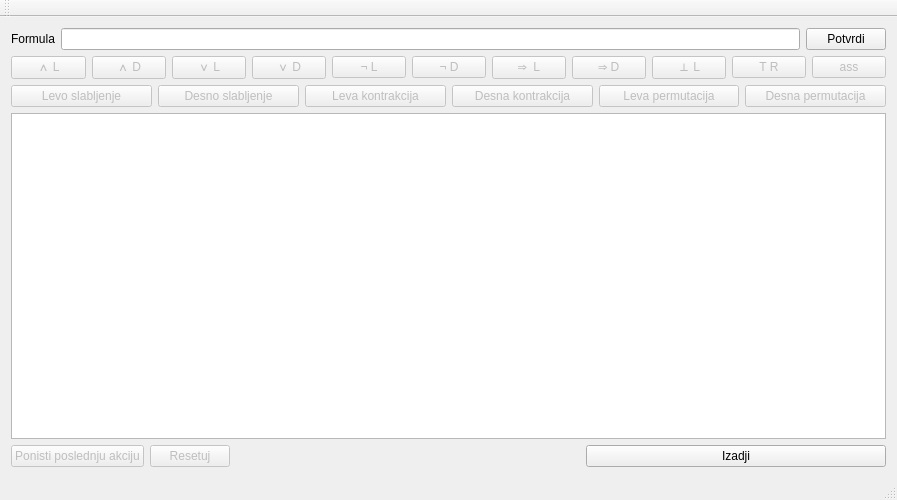
<?xml version="1.0" encoding="UTF-8"?>
<ui version="4.0">
 <class>MainWindow</class>
 <widget class="QMainWindow" name="MainWindow">
  <property name="enabled">
   <bool>true</bool>
  </property>
  <property name="geometry">
   <rect>
    <x>0</x>
    <y>0</y>
    <width>897</width>
    <height>500</height>
   </rect>
  </property>
  <property name="sizePolicy">
   <sizepolicy hsizetype="Preferred" vsizetype="Preferred">
    <horstretch>80</horstretch>
    <verstretch>80</verstretch>
   </sizepolicy>
  </property>
  <property name="minimumSize">
   <size>
    <width>500</width>
    <height>400</height>
   </size>
  </property>
  <property name="maximumSize">
   <size>
    <width>1350</width>
    <height>500</height>
   </size>
  </property>
  <property name="windowTitle">
   <string>MainWindow</string>
  </property>
  <widget class="QWidget" name="centralWidget">
   <layout class="QVBoxLayout" name="verticalLayout">
    <item>
     <layout class="QHBoxLayout" name="horizontalLayout_4">
      <item>
       <widget class="QLabel" name="label">
        <property name="text">
         <string>Formula</string>
        </property>
       </widget>
      </item>
      <item>
       <widget class="QLineEdit" name="lineEdit"/>
      </item>
      <item>
       <widget class="QPushButton" name="potvrdi">
        <property name="text">
         <string>Potvrdi</string>
        </property>
       </widget>
      </item>
     </layout>
    </item>
    <item>
     <layout class="QHBoxLayout" name="horizontalLayout_5">
      <item>
       <widget class="QPushButton" name="andLeft">
        <property name="enabled">
         <bool>false</bool>
        </property>
        <property name="text">
         <string>∧ L</string>
        </property>
       </widget>
      </item>
      <item>
       <widget class="QPushButton" name="rightAnd">
        <property name="enabled">
         <bool>false</bool>
        </property>
        <property name="text">
         <string>∧ D</string>
        </property>
       </widget>
      </item>
      <item>
       <widget class="QPushButton" name="orLeft">
        <property name="enabled">
         <bool>false</bool>
        </property>
        <property name="text">
         <string>∨ L</string>
        </property>
       </widget>
      </item>
      <item>
       <widget class="QPushButton" name="orRight">
        <property name="enabled">
         <bool>false</bool>
        </property>
        <property name="text">
         <string>∨ D</string>
        </property>
       </widget>
      </item>
      <item>
       <widget class="QPushButton" name="notLeft">
        <property name="enabled">
         <bool>false</bool>
        </property>
        <property name="text">
         <string>¬ L</string>
        </property>
       </widget>
      </item>
      <item>
       <widget class="QPushButton" name="notRight">
        <property name="enabled">
         <bool>false</bool>
        </property>
        <property name="text">
         <string>¬ D</string>
        </property>
       </widget>
      </item>
      <item>
       <widget class="QPushButton" name="impLeft">
        <property name="enabled">
         <bool>false</bool>
        </property>
        <property name="text">
         <string>⇒  L</string>
        </property>
       </widget>
      </item>
      <item>
       <widget class="QPushButton" name="impRight">
        <property name="enabled">
         <bool>false</bool>
        </property>
        <property name="text">
         <string>⇒ D</string>
        </property>
       </widget>
      </item>
      <item>
       <widget class="QPushButton" name="falseLeft">
        <property name="enabled">
         <bool>false</bool>
        </property>
        <property name="text">
         <string>⊥ L</string>
        </property>
       </widget>
      </item>
      <item>
       <widget class="QPushButton" name="trueRight">
        <property name="enabled">
         <bool>false</bool>
        </property>
        <property name="text">
         <string>T R</string>
        </property>
       </widget>
      </item>
      <item>
       <widget class="QPushButton" name="ass">
        <property name="enabled">
         <bool>false</bool>
        </property>
        <property name="text">
         <string>ass</string>
        </property>
       </widget>
      </item>
     </layout>
    </item>
    <item>
     <layout class="QHBoxLayout" name="horizontalLayout_3">
      <item>
       <layout class="QHBoxLayout" name="horizontalLayout">
        <item>
         <widget class="QPushButton" name="leftWeak">
          <property name="enabled">
           <bool>false</bool>
          </property>
          <property name="text">
           <string>Levo slabljenje</string>
          </property>
         </widget>
        </item>
        <item>
         <widget class="QPushButton" name="rightWeak">
          <property name="enabled">
           <bool>false</bool>
          </property>
          <property name="text">
           <string>Desno slabljenje</string>
          </property>
         </widget>
        </item>
        <item>
         <widget class="QPushButton" name="leftContraction">
          <property name="enabled">
           <bool>false</bool>
          </property>
          <property name="text">
           <string>Leva kontrakcija</string>
          </property>
         </widget>
        </item>
       </layout>
      </item>
      <item>
       <layout class="QHBoxLayout" name="horizontalLayout_2">
        <item>
         <widget class="QPushButton" name="rightContraction">
          <property name="enabled">
           <bool>false</bool>
          </property>
          <property name="text">
           <string>Desna kontrakcija</string>
          </property>
         </widget>
        </item>
        <item>
         <widget class="QPushButton" name="leftPermutation">
          <property name="enabled">
           <bool>false</bool>
          </property>
          <property name="text">
           <string>Leva permutacija</string>
          </property>
         </widget>
        </item>
        <item>
         <widget class="QPushButton" name="rightPermutation">
          <property name="enabled">
           <bool>false</bool>
          </property>
          <property name="text">
           <string>Desna permutacija</string>
          </property>
         </widget>
        </item>
       </layout>
      </item>
     </layout>
    </item>
    <item>
     <widget class="QTextBrowser" name="textBrowser"/>
    </item>
    <item>
     <layout class="QHBoxLayout" name="horizontalLayout_7">
      <item>
       <layout class="QHBoxLayout" name="horizontalLayout_6">
        <item>
         <widget class="QPushButton" name="ponisti">
          <property name="enabled">
           <bool>false</bool>
          </property>
          <property name="text">
           <string>Ponisti poslednju akciju</string>
          </property>
         </widget>
        </item>
        <item>
         <widget class="QPushButton" name="resetuj">
          <property name="enabled">
           <bool>false</bool>
          </property>
          <property name="text">
           <string>Resetuj</string>
          </property>
         </widget>
        </item>
        <item>
         <spacer name="horizontalSpacer">
          <property name="orientation">
           <enum>Qt::Horizontal</enum>
          </property>
          <property name="sizeType">
           <enum>QSizePolicy::Minimum</enum>
          </property>
          <property name="sizeHint" stdset="0">
           <size>
            <width>350</width>
            <height>0</height>
           </size>
          </property>
         </spacer>
        </item>
       </layout>
      </item>
      <item>
       <widget class="QPushButton" name="pushButton_20">
        <property name="text">
         <string>Izadji</string>
        </property>
       </widget>
      </item>
     </layout>
    </item>
   </layout>
  </widget>
  <widget class="QMenuBar" name="menuBar">
   <property name="geometry">
    <rect>
     <x>0</x>
     <y>0</y>
     <width>897</width>
     <height>31</height>
    </rect>
   </property>
  </widget>
  <widget class="QToolBar" name="mainToolBar">
   <attribute name="toolBarArea">
    <enum>TopToolBarArea</enum>
   </attribute>
   <attribute name="toolBarBreak">
    <bool>false</bool>
   </attribute>
  </widget>
  <widget class="QStatusBar" name="statusBar"/>
 </widget>
 <layoutdefault spacing="6" margin="11"/>
 <resources/>
 <connections>
  <connection>
   <sender>pushButton_20</sender>
   <signal>clicked()</signal>
   <receiver>MainWindow</receiver>
   <slot>close()</slot>
   <hints>
    <hint type="sourcelabel">
     <x>911</x>
     <y>560</y>
    </hint>
    <hint type="destinationlabel">
     <x>1010</x>
     <y>542</y>
    </hint>
   </hints>
  </connection>
 </connections>
</ui>
